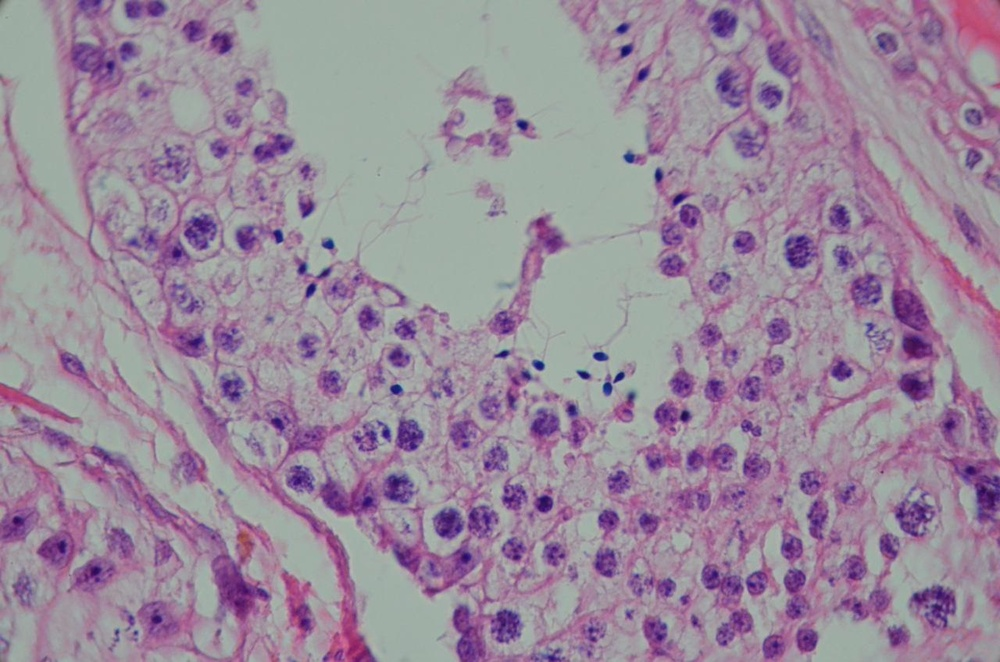
#> input picture sperm1.jpg, 1000 x 662 px, shrunk from 1280 x 847 before the run
$ python matchtemplatenoangle.py
#> lines starting #> are read from the running program, lines starting #| are printed output that depends on the picture; after the words box and inside, x2 and y2 are one past the last pixel; in counts of white or black regions, pixels touching at a corner belong together
import cv2
import numpy as np
from matplotlib import pyplot as plt

def rotation(img,M):
    rows, cols , depth= img.shape
    rotate = cv2.getRotationMatrix2D((cols / 2, rows / 2), M, 1)
    dst = cv2.warpAffine(img,rotate,(cols,rows))
    return dst

img_rgb = cv2.imread('sperm1.jpg')
#> img_rgb is the input picture: shape (662, 1000, 3); mean B, G, R 155.8, 137.9, 154.6
# img_gray = cv2.cvtColor(img_rgb, cv2.COLOR_BGR2GRAY)
template_1 = cv2.imread('spermsample4.jpg')
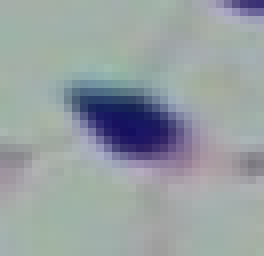
#> input picture spermsample4.jpg, 33 x 32 px, shrunk from 42 x 41 before the run (shown 8 times larger)
#> template_1 is the input picture: shape (32, 33, 3); mean B, G, R 162.5, 160, 151.4
img_B, img_G, img_R = cv2.split(img_rgb)
for i in range(1,36):
    temp=rotation(template_1,10*(i-1))
    template=temp[9:30,10:30]
    # print(template.shape)
    # cv2.imshow('template',template)
    # cv2.waitKey(0)


    template_B, template_G, template_R = cv2.split(template)

    w, h = cv2.cvtColor(template, cv2.COLOR_BGR2GRAY).shape[::-1]
    res_B = cv2.matchTemplate(img_B, template_B, cv2.TM_CCOEFF_NORMED)
    res_G = cv2.matchTemplate(img_G, template_G, cv2.TM_CCOEFF_NORMED)
    res_R = cv2.matchTemplate(img_R, template_R, cv2.TM_CCOEFF_NORMED)
    threshold = 0.9
    res = (res_B + res_G + res_R*1.2)

    loc_B = np.where(res_B >= threshold)
    loc_G = np.where(res_G >= threshold)
    loc_R = np.where(res_R >= threshold)
    loc = np.where(res >= 3.2 * threshold)
    # loc=[loc_B,loc_G,loc_R]

    for pt in zip(*loc_B[::-1]):
        # cv2.rectangle(img_rgb, pt, (pt[0] + w, pt[1] + h), (0,0,255), 2)
        cv2.rectangle(img_B, pt, (pt[0] + w, pt[1] + h), (0, 0, 255), 2)
    for pt in zip(*loc_G[::-1]):
        # cv2.rectangle(img_rgb, pt, (pt[0] + w, pt[1] + h), (0,0,255), 2)
        cv2.rectangle(img_G, pt, (pt[0] + w, pt[1] + h), (0, 0, 255), 2)
    for pt in zip(*loc_R[::-1]):
        # cv2.rectangle(img_rgb, pt, (pt[0] + w, pt[1] + h), (0,0,255), 2)
        cv2.rectangle(img_R, pt, (pt[0] + w, pt[1] + h), (0, 0, 255), 2)
    for pt in zip(*loc[::-1]):
        cv2.rectangle(img_rgb, pt, (pt[0] + w, pt[1] + h), (0, 0, 255), 2)
#> this loop made 35 passes
#> (loc_B, loc_G, loc_R, loc) on passes 1 to 3: (([368, 368, 369, 369, 369], [577, 578, 577, 578, 579]), 12 positions, rows 350 to 370, columns 576 to 595, 30 positions, rows 118 to 383, columns 323 to 624, 10 positions, rows 350 to 369, columns 576 to 595), ((empty array, empty array), (empty array, empty array), (empty array, empty array), (empty array, empty array)), ((empty array, empty array), (empty array, empty array), (empty array, empty array), (empty array, empty array))
#> (loc_B, loc_G, loc) on pass 8: ((empty array, empty array), ([43, 43, 44], [620, 621, 620]), (empty array, empty array))
#> pass 1, `template_B, template_G, template_R = cv2.split(template)`:
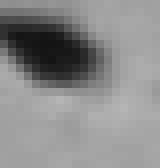
#> template_R: shape (21, 20) (shown 8 times larger); min 19, max 181, mean 138.1
#> after the loop:
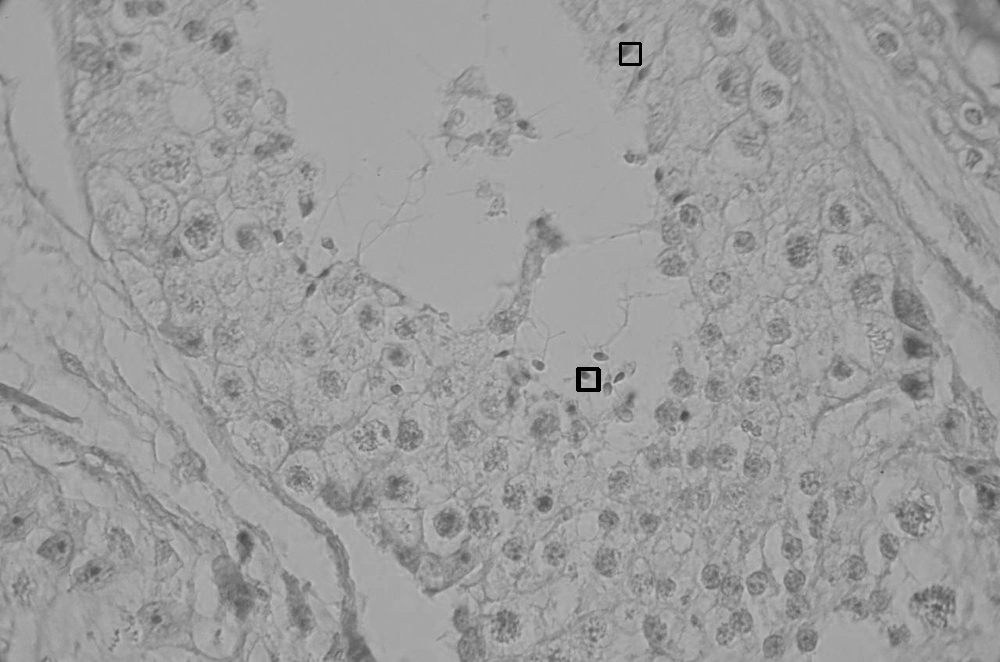
#> img_B: shape (662, 1000); min 0, max 206, mean 155.7
#> after the loop:
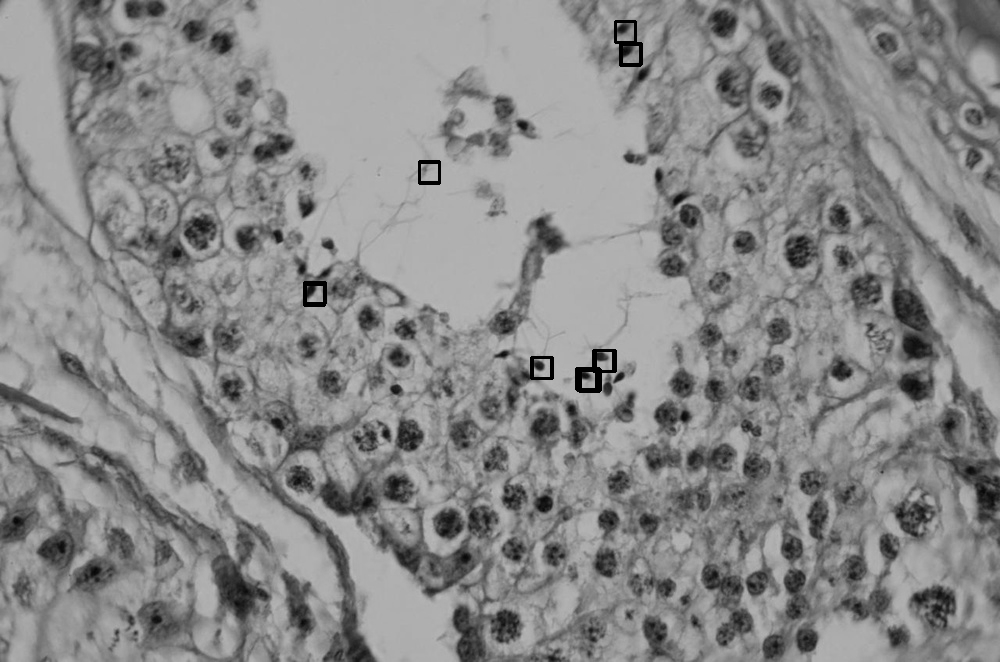
#> img_G: shape (662, 1000); min 0, max 186, mean 137.4
#> after the loop:
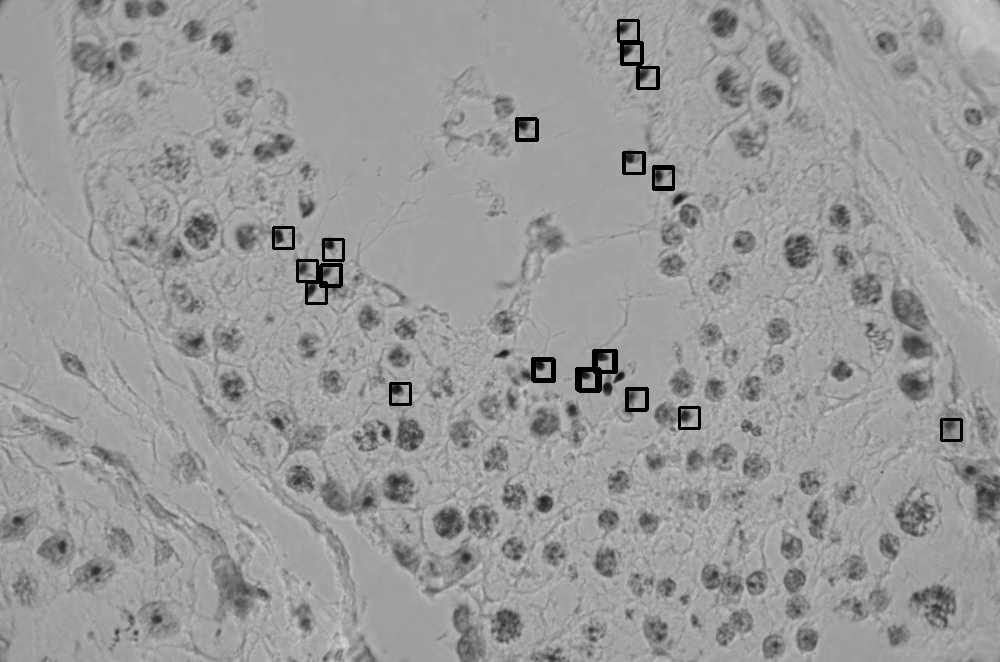
#> img_R: shape (662, 1000); min 0, max 213, mean 153.4
#> after the loop:
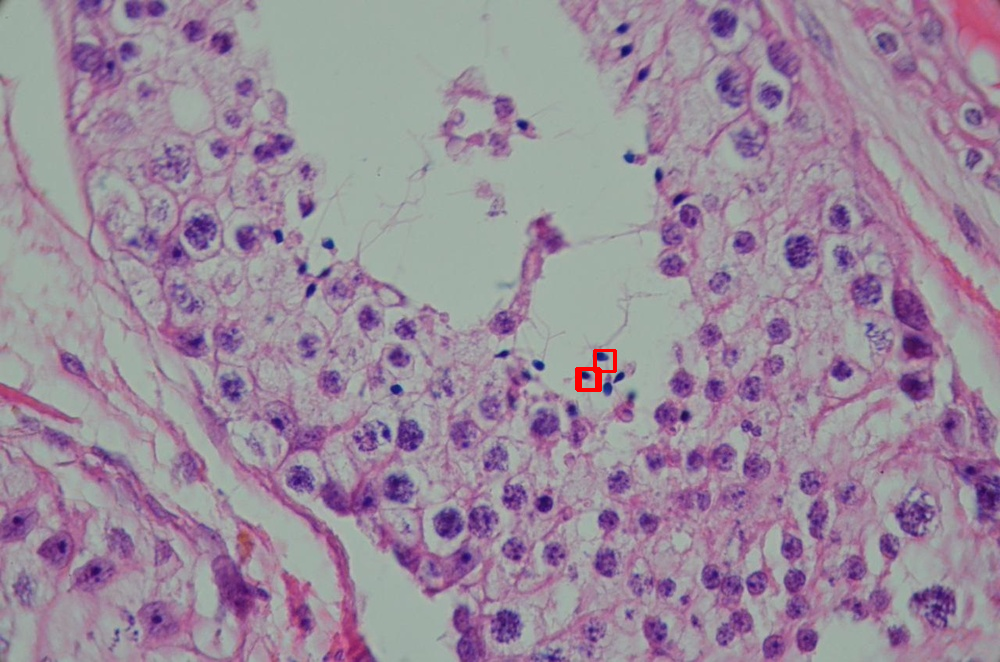
#> img_rgb: shape (662, 1000, 3); 0.1% of pixels changed, all inside (x1, y1, x2, y2) = (575, 349, 617, 392)
#> after the loop:
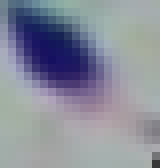
#> template: shape (21, 20, 3) (shown 8 times larger); mean B, G, R 155.1, 141, 137
cv2.imwrite('B.png',img_B)
cv2.imwrite('G.png',img_G)
cv2.imwrite('R.png',img_R)
cv2.imwrite('rgb.png',img_rgb)
cv2.imshow('B.png',img_B)
cv2.imshow('G.png',img_G)
cv2.imshow('R.png',img_R)
cv2.imshow('rgb.png',img_rgb)
cv2.waitKey(0)
